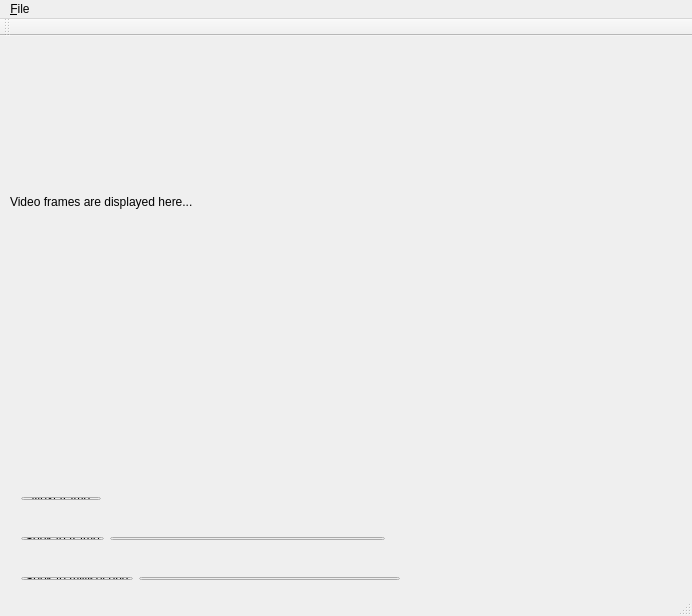
<?xml version="1.0" encoding="UTF-8"?>
<ui version="4.0">
 <class>MainWindow</class>
 <widget class="QMainWindow" name="MainWindow">
  <property name="geometry">
   <rect>
    <x>0</x>
    <y>0</y>
    <width>692</width>
    <height>616</height>
   </rect>
  </property>
  <property name="windowTitle">
   <string>Aries</string>
  </property>
  <property name="windowIcon">
   <iconset resource="../resFiles/resources.qrc">
    <normaloff>:/aries.png</normaloff>:/aries.png</iconset>
  </property>
  <widget class="QWidget" name="centralWidget">
   <widget class="QWidget" name="layoutWidget">
    <property name="geometry">
     <rect>
      <x>10</x>
      <y>450</y>
      <width>661</width>
      <height>25</height>
     </rect>
    </property>
    <layout class="QHBoxLayout" name="horizontalLayout_3">
     <item>
      <widget class="QPushButton" name="pushButtonNextFrame">
       <property name="text">
        <string>Next frame</string>
       </property>
      </widget>
     </item>
     <item>
      <spacer name="horizontalSpacer_3">
       <property name="orientation">
        <enum>Qt::Horizontal</enum>
       </property>
       <property name="sizeHint" stdset="0">
        <size>
         <width>40</width>
         <height>20</height>
        </size>
       </property>
      </spacer>
     </item>
    </layout>
   </widget>
   <widget class="QWidget" name="layoutWidget_2">
    <property name="geometry">
     <rect>
      <x>10</x>
      <y>490</y>
      <width>661</width>
      <height>25</height>
     </rect>
    </property>
    <layout class="QHBoxLayout" name="horizontalLayout">
     <item>
      <widget class="QPushButton" name="pushButtonSeekFrame">
       <property name="text">
        <string>Seek to frame</string>
       </property>
      </widget>
     </item>
     <item>
      <widget class="QLineEdit" name="lineEditFrame"/>
     </item>
     <item>
      <spacer name="horizontalSpacer">
       <property name="orientation">
        <enum>Qt::Horizontal</enum>
       </property>
       <property name="sizeHint" stdset="0">
        <size>
         <width>40</width>
         <height>20</height>
        </size>
       </property>
      </spacer>
     </item>
    </layout>
   </widget>
   <widget class="QWidget" name="layoutWidget_3">
    <property name="geometry">
     <rect>
      <x>10</x>
      <y>530</y>
      <width>661</width>
      <height>25</height>
     </rect>
    </property>
    <layout class="QHBoxLayout" name="horizontalLayout_2">
     <item>
      <widget class="QPushButton" name="pushButtonSeekMillisecond">
       <property name="text">
        <string>Seek to millisecond</string>
       </property>
      </widget>
     </item>
     <item>
      <widget class="QLineEdit" name="lineEditMillisecond"/>
     </item>
     <item>
      <spacer name="horizontalSpacer_2">
       <property name="orientation">
        <enum>Qt::Horizontal</enum>
       </property>
       <property name="sizeHint" stdset="0">
        <size>
         <width>40</width>
         <height>20</height>
        </size>
       </property>
      </spacer>
     </item>
    </layout>
   </widget>
   <widget class="QLabel" name="labelVideoFrame">
    <property name="geometry">
     <rect>
      <x>10</x>
      <y>10</y>
      <width>651</width>
      <height>311</height>
     </rect>
    </property>
    <property name="text">
     <string>Video frames are displayed here...</string>
    </property>
   </widget>
   <widget class="QLabel" name="labelVideoInfo">
    <property name="geometry">
     <rect>
      <x>10</x>
      <y>350</y>
      <width>582</width>
      <height>68</height>
     </rect>
    </property>
    <property name="text">
     <string/>
    </property>
   </widget>
  </widget>
  <widget class="QMenuBar" name="menuBar">
   <property name="geometry">
    <rect>
     <x>0</x>
     <y>0</y>
     <width>692</width>
     <height>21</height>
    </rect>
   </property>
   <widget class="QMenu" name="menuFile">
    <property name="title">
     <string>&amp;File</string>
    </property>
    <addaction name="actionOpen"/>
    <addaction name="actionExit"/>
   </widget>
   <addaction name="menuFile"/>
  </widget>
  <widget class="QStatusBar" name="statusBar"/>
  <widget class="QToolBar" name="toolBar">
   <property name="windowTitle">
    <string>toolBar</string>
   </property>
   <attribute name="toolBarArea">
    <enum>TopToolBarArea</enum>
   </attribute>
   <attribute name="toolBarBreak">
    <bool>false</bool>
   </attribute>
  </widget>
  <action name="actionExit">
   <property name="text">
    <string>E&amp;xit</string>
   </property>
  </action>
  <action name="actionOpen">
   <property name="text">
    <string>open</string>
   </property>
  </action>
 </widget>
 <layoutdefault spacing="6" margin="11"/>
 <resources>
  <include location="../resFiles/resources.qrc"/>
 </resources>
 <connections/>
</ui>
